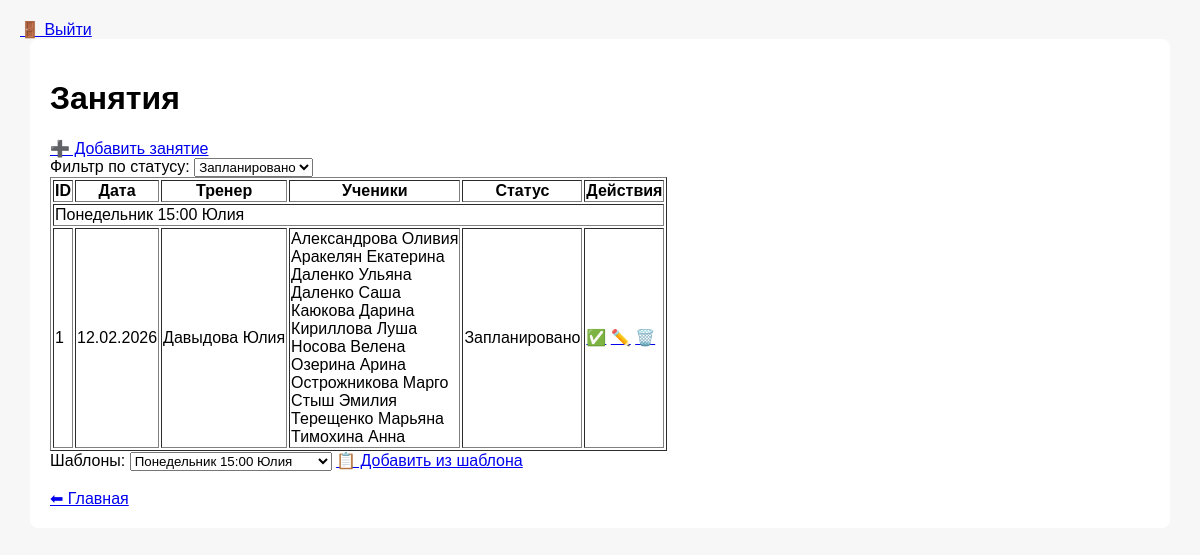
Page /lessons (signed in) on the committed database.
### tables this page shows
CREATE TABLE lessons
                   (
                       id INTEGER PRIMARY KEY AUTOINCREMENT,
                       lesson_name TEXT NOT NULL,
                       date TEXT NOT NULL,
                       coach_id INTEGER NOT NULL,
                       student_ids TEXT,
                       status TEXT NOT NULL
                   );

CREATE TABLE coaches
                   (
                       id INTEGER PRIMARY KEY AUTOINCREMENT,
                       first_name TEXT NOT NULL,
                       last_name TEXT NOT NULL,
                       middle_name TEXT,
                       contacts TEXT,
                       birthday TEXT,
                       lessons_count INTEGER,
                       lessons_paid INTEGER,
                       student_payment INTEGER,
                       additional_info TEXT,
                       creation_date TEXT
                   );

CREATE TABLE students
                   (
                       id INTEGER PRIMARY KEY AUTOINCREMENT,
                       first_name TEXT NOT NULL,
                       last_name TEXT NOT NULL,
                       middle_name TEXT,
                       contacts TEXT,
                       birthday TEXT,
                       lessons_count INTEGER,
                       additional_info TEXT,
                       creation_date TEXT
                   );

### app.py (the view)
    def wrapper(*args, **kwargs):
        if "user" not in session:
            return redirect(url_for("login"))
        return fn(*args, **kwargs)

### app.py (called while the page is built)
def login_required(fn):
    def wrapper(*args, **kwargs):
        if "user" not in session:
            return redirect(url_for("login"))
        return fn(*args, **kwargs)
    wrapper.__name__ = fn.__name__
    return wrapper

@app.route("/lessons")
@login_required
def lessons():
    status_filter = request.args.get("status_filter")
    if status_filter is None:
        status_filter = "Запланировано"
    if status_filter == "Все":
        lessons = db.get_all_lessons()
    else:
        lessons = db.get_lessons_filtered_by_status(status_filter)
    students = db.get_all_students()
    coaches = db.get_all_coaches()
    lesson_templates = db.get_all_lesson_templates()
    return render_template("lessons.html", lessons=lessons, students=students, coaches=coaches,
        lesson_templates=lesson_templates, status_filter=status_filter)

@app.template_filter("ru_date")
@login_required
def ru_date(value):
    if not value:
        return ""
    for fmt in ("%Y.%m.%d", "%Y-%m-%d"):
        try:
            return datetime.strptime(value, fmt).strftime("%d.%m.%Y")
        except ValueError:
            pass
    return value  # если формат неожиданный

### database.py (called while the page is built)
def get_connection():
    conn = sqlite3.connect(DB_NAME)
    conn.row_factory = sqlite3.Row
    return conn

def get_all_students():
    conn = get_connection()
    students = conn.execute("SELECT * FROM students ORDER BY last_name ASC").fetchall()
    conn.close()
    return students

def get_all_coaches():
    conn = get_connection()
    coaches = conn.execute("SELECT * FROM coaches").fetchall()
    conn.close()
    return coaches

def get_all_lesson_templates():
    conn = get_connection()
    lesson_templates = conn.execute("SELECT * FROM lesson_templates").fetchall()
    conn.close()
    return lesson_templates

def get_lessons_filtered_by_status(status):
    conn = get_connection()
    lessons = conn.execute("SELECT * FROM lessons WHERE status = ?",(status,)).fetchall()
    conn.close()
    return lessons

### templates/lessons.html (shortened to what this page needs)
{% extends "base.html" %}
{% block content %}
<h1>Занятия</h1>
<a href="{{ url_for('add_lesson') }}">➕ Добавить занятие</a>
<form method="get" action="{{ url_for('lessons') }}">
    <label for="status_filter">Фильтр по статусу:</label>
    <select name="status_filter" id="status_filter" onchange="this.form.submit()">
        <option value="Запланировано" {% if status_filter=='Запланировано' %}selected{% endif %}>Запланировано</option>
    </select>
</form>
<table border="1">
    <tr>
        <th>ID</th>
        <th>Дата</th>
        <th>Тренер</th>
        <th>Ученики</th>
        <th>Статус</th>
        <th>Действия</th>
    </tr>
    {% for l in lessons %}
        <tr>
        <td colspan="6" >{{ l.lesson_name }}</td>
    </tr>
    <tr>
        <td>{{ l.id }}</td>
        <td>{{ l.date | ru_date }}</td>
        <td>
            {% for c in coaches %}
            {% if c.id == l.coach_id %}
            {{ c.last_name }} {{ c.first_name }}
            {% endif %}
            {% endfor %}
        </td>
        <td>
            {% set ids = l.student_ids.split(',') %}
            {% for s in students %}
            {% if s.id|string in ids %}
            {{ s.last_name }} {{ s.first_name }}<br>
            {% endif %}
            {% endfor %}
        </td>
        <td>{{ l.status }}</td>
        <td>
            <a href="{{ url_for('lesson_done', lesson_id=l.id) }}" title="Состоялось">✅</a>
            <a href="{{ url_for('edit_lesson', lesson_id=l.id) }}" title="Редактировать">✏️</a>
            <a href="#" class="delete-btn" data-url="{{  url_for('delete_lesson', lesson_id=l.id)  }}">🗑️</a>
        </td>
    </tr>
    {% endfor %}
</table>
Шаблоны:
<select id="lesson_template_select">
    {% for l in lesson_templates %}
    <option value="{{ l.id }}">{{ l.template_name }}</option>
    {% endfor %}
</select>
<a href="#" class="btn" onclick="addFromTemplate()">📋 Добавить из шаблона</a>
<br>
<br>
<a href="{{ url_for('index') }}">⬅ Главная</a>
{% endblock %}

### static/css/styles.css (style rules this page uses)
body { font-family: Arial, sans-serif; margin: 20px; background: #f7f7f7; }

### rows in the picture
lessons: lesson_name "Понедельник 15:00 Юлия", id "1", date|ru_date "12.02.2026", status "Запланировано"
coaches: last_name "Давыдова", first_name "Юлия"
students: last_name "Александрова", first_name "Оливия"
students: last_name "Аракелян", first_name "Екатерина"
students: last_name "Даленко", first_name "Ульяна"
students: last_name "Даленко", first_name "Саша"
students: last_name "Каюкова", first_name "Дарина"
students: last_name "Кириллова", first_name "Луша"
students: last_name "Носова", first_name "Велена"
students: last_name "Озерина", first_name "Арина"
students: last_name "Острожникова", first_name "Марго"
students: last_name "Стыш", first_name "Эмилия"
students: last_name "Терещенко", first_name "Марьяна"
students: last_name "Тимохина", first_name "Анна"

### other values in the picture
form field value "Понедельник 15:00 Юлия"
